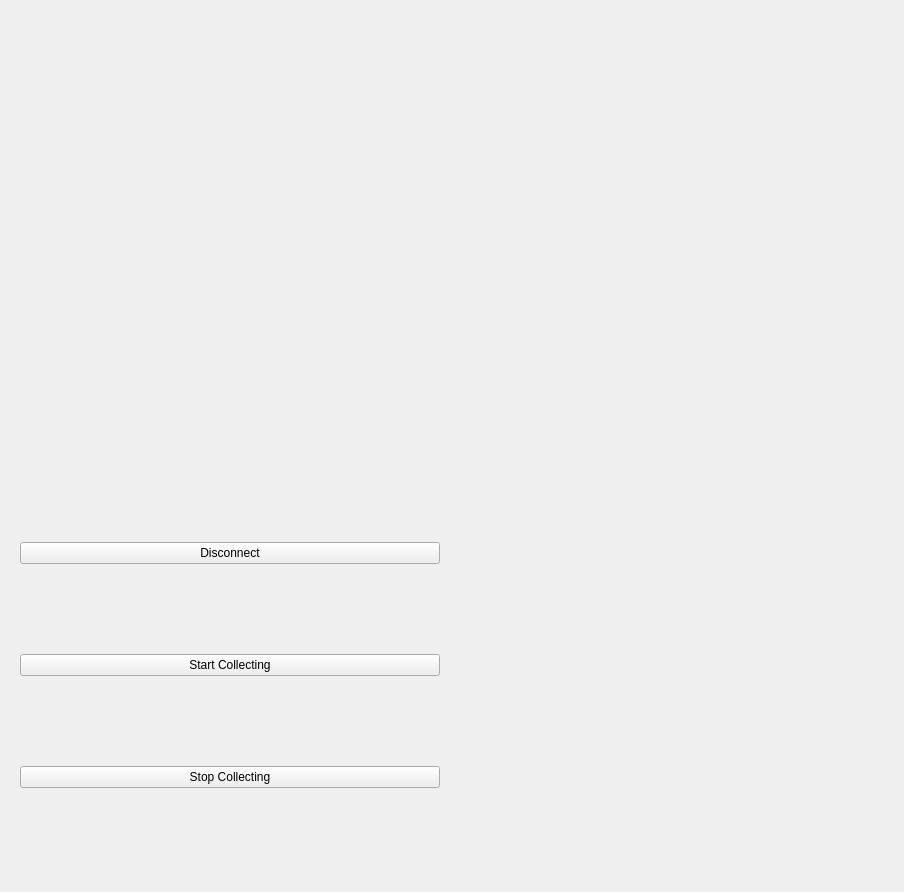
<?xml version="1.0" encoding="UTF-8"?>
<ui version="4.0">
 <class>Form</class>
 <widget class="QWidget" name="Form">
  <property name="geometry">
   <rect>
    <x>0</x>
    <y>0</y>
    <width>904</width>
    <height>892</height>
   </rect>
  </property>
  <property name="windowTitle">
   <string>Form</string>
  </property>
  <layout class="QGridLayout" name="gridLayout">
   <item row="1" column="0">
    <widget class="QWidget" name="widget" native="true">
     <layout class="QVBoxLayout" name="verticalLayout">
      <item>
       <widget class="QPushButton" name="btnDisconnect">
        <property name="text">
         <string>Disconnect</string>
        </property>
       </widget>
      </item>
      <item>
       <widget class="QPushButton" name="btnStart">
        <property name="text">
         <string>Start Collecting</string>
        </property>
       </widget>
      </item>
      <item>
       <widget class="QPushButton" name="btnStop">
        <property name="text">
         <string>Stop Collecting</string>
        </property>
       </widget>
      </item>
     </layout>
    </widget>
   </item>
   <item row="0" column="1">
    <widget class="SmartDotConnectWidget" name="SmartDotConnect" native="true">
     <property name="sizePolicy">
      <sizepolicy hsizetype="Minimum" vsizetype="Preferred">
       <horstretch>0</horstretch>
       <verstretch>0</verstretch>
      </sizepolicy>
     </property>
    </widget>
   </item>
   <item row="0" column="0">
    <widget class="SmartDotGraph" name="smartDotGraph" native="true"/>
   </item>
  </layout>
 </widget>
 <customwidgets>
  <customwidget>
   <class>SmartDotGraph</class>
   <extends>QWidget</extends>
    <header>frontend.SmartDotGraph</header>
   <container>1</container>
  </customwidget>
  <customwidget>
   <class>SmartDotConnectWidget</class>
   <extends>QWidget</extends>
    <header>frontend.SmartDotConnectWidget</header>
   <container>1</container>
  </customwidget>
 </customwidgets>
 <resources/>
 <connections/>
</ui>
